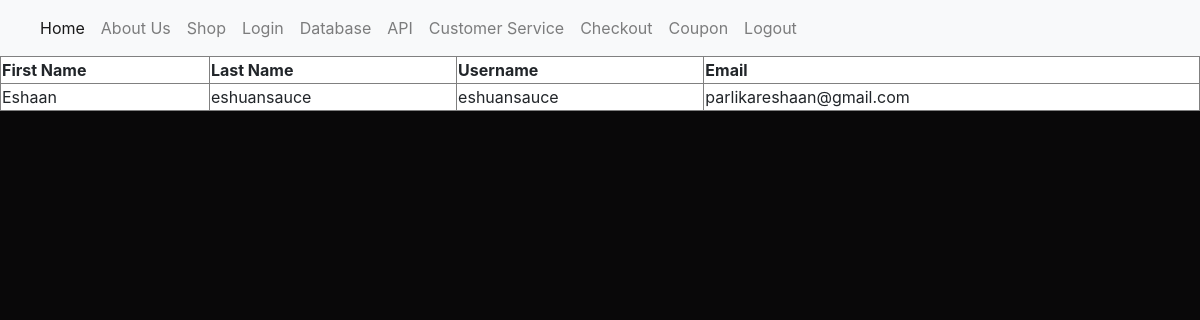
The page /database (signed in) on the database as committed earlier.
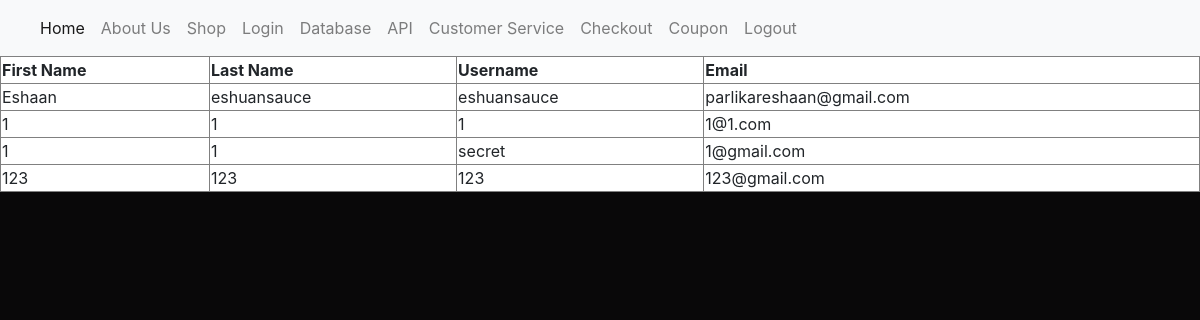
The same page on the database as committed later.
### main.py (models this page shows, shortened)
class User(UserMixin, db.Model):
    id = db.Column(db.Integer, primary_key=True)
    first_name = db.Column(db.String(255), unique=False, nullable=False)
    last_name = db.Column(db.String(255), unique=False, nullable=False)
    username = db.Column(db.String(255), unique=True, nullable=False)
    email = db.Column(db.String(255), unique=True, nullable=False)
    password_hash = db.Column(db.String(128))

### main.py (the view)
@app.route('/database')
@login_required
def index():
    data = User.query.all()
    return render_template('database.html', data=data)

### main.py (called while the page is built)
@login.user_loader
def load_user(id):
    return User.query.get(int(id))

### templates/database.html
{% extends "base.html" %}
{% block content %}
<table style="width: 100%; height: 100%; background-color: #ffffff;" border="1">
        <thead>
        <tr>
            <th>First Name</th>
            <th>Last Name</th>
            <th>Username</th>
            <th>Email</th>
        </tr>
        </thead>
        <tbody>
        {% for user in data %}
        <tr>
            <td>{{ user.first_name }}</td>
            <td>{{user.last_name}}</td>
            <td>{{user.username}}</td>
            <td>{{user.email}}</td>
        </tr>
        {% endfor %}
        </tbody>
</table>
{% endblock %}

### templates/base.html (shortened to what this page needs)
<!doctype html>
<html>
<head>
    <link rel="stylesheet" href="https://stackpath.bootstrapcdn.com/bootstrap/4.3.1/css/bootstrap.min.css">
    <link rel="stylesheet" href="https://cdnjs.cloudflare.com/ajax/libs/font-awesome/4.7.0/css/font-awesome.min.css">
</head>
<body style="background-color:#090809;">
<nav class="navbar navbar-expand-lg navbar-light bg-light">
    <div class="collapse navbar-collapse" id="navbarNavAltMarkup">
        <div class="navbar-nav">
            <a class="nav-link active" href="/">Home <span class="sr-only">(current)</span></a>
            <a class="nav-link" href="/testimonial">About Us</a>
            <a class="nav-link" href="/index">Shop</a>
            <a class="nav-link" href="/login">Login</a>
            <a class="nav-link" href="/database">Database</a>
            <a class="nav-link" href="/api">API</a>
            <a class="nav-link" href="/customerservice">Customer Service</a>
            <a class="nav-link" href="/checkout">Checkout</a>
            <a class="nav-link" href="/coupon">Coupon</a>
            <a class="nav-link" href="/logout">Logout</a>
        </div>
    </div>
</nav>
<div>
    {% block content %}
    {% endblock %}
</div>
</body>
</html>

### templates/base.html (style rules this page uses)
html { scroll-behavior: smooth; }

Rows that differ between the two databases and show on the page:
added User: first_name "1", last_name "1", username "1", email "1@1.com"
added User: first_name "1", last_name "1", username "secret", email "1@gmail.com"
added User: first_name "123", last_name "123", username "123", email "123@gmail.com"
